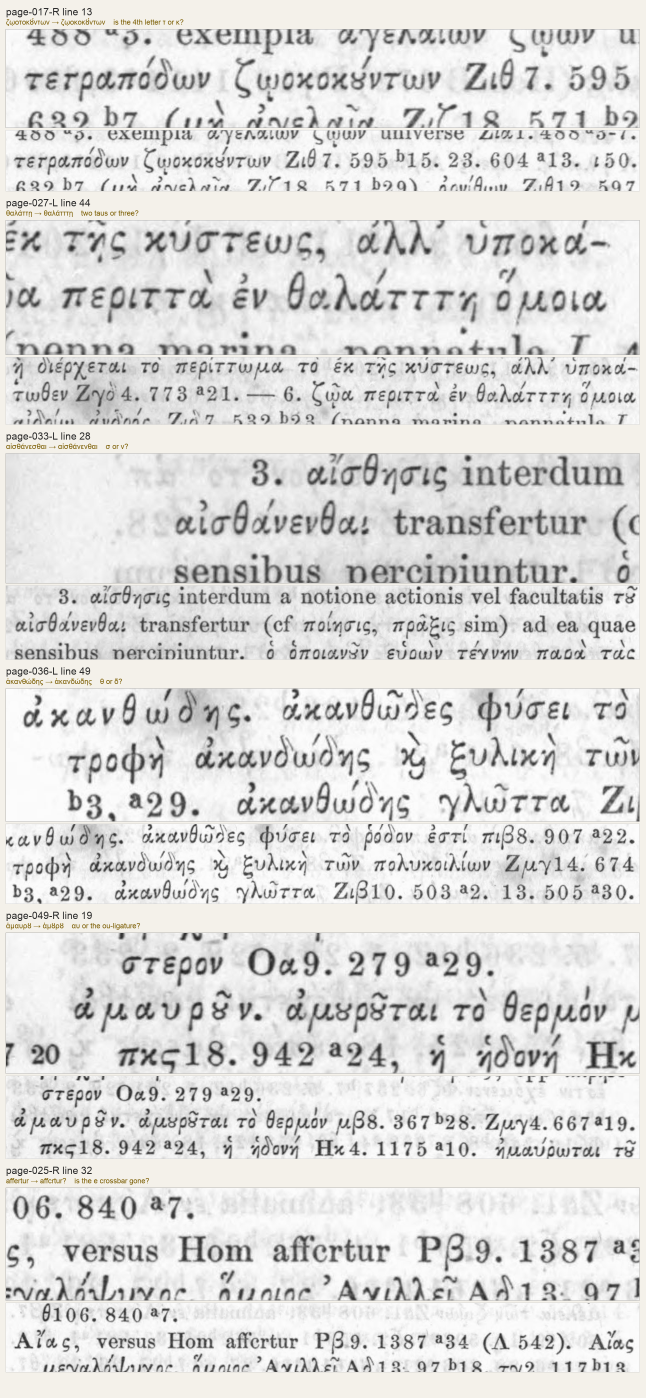
#> input picture bonitz/work/audit/ink-five-suspects.png, 1936 x 4194 px (shown at 1/3 size)
$ python -i recrop_outdent.py   (imports and definitions only)
#> lines starting #> are read from the running program, lines starting #| are printed output that depends on the picture; after the words box and inside, x2 and y2 are one past the last pixel; in counts of white or black regions, pixels touching at a corner belong together
### bonitz/bonitz_pipeline/split_columns.py
"""
Column splitter for Bonitz Index Aristotelicus page images.

Takes a pdftoppm-rendered TIFF of a single page and produces two output TIFFs,
one per column, with outer margins trimmed.  No external tools required.

Usage (CLI):
    python -m bonitz_pipeline.split_columns page-015.tif --out /tmp/cols/

    Produces:  page-015-L.tif  page-015-R.tif

Algorithm:
    1. Convert to grayscale and binarize at a fixed threshold.
    2. Compute per-pixel-column darkness profile (fraction of dark pixels)
       and find contiguous "text bands" along x.
    3. Take the two WIDEST bands as the columns — this drops the narrow
       gutter line-number strip (5,10,15…) and marginal noise entirely.
    4. Within each column's x-range, compute the row profile and drop
       isolated short blocks at the very top (running head / section
       letter) and very bottom (printer's signature), cropping to the
       body text extent plus a small pad.
    5. Write output TIFFs preserving original DPI metadata.

Limitations:
    - Assumes portrait orientation and two approximately equal columns.
    - Does NOT correct skew; apply pdftoppm -r 600 on a well-scanned PDF and
      skew is typically < 0.5° which is acceptable for OCR.
    - For severely skewed pages, run through ScanTailor first.
"""

from __future__ import annotations
import argparse
import sys
from pathlib import Path

from PIL import Image
import numpy as np


def _bands(mask: np.ndarray, min_gap: int) -> list[tuple[int, int]]:
    """Contiguous True-runs in a 1-D bool mask, merging runs separated by < min_gap."""
    idx = np.flatnonzero(mask)
    if idx.size == 0:
        return []
    splits = np.flatnonzero(np.diff(idx) > min_gap)
    starts = np.r_[idx[0], idx[splits + 1]]
    ends   = np.r_[idx[splits], idx[-1]]
    return list(zip(starts.tolist(), (ends + 1).tolist()))


def _column_bands(gray: np.ndarray, threshold: int) -> tuple[tuple[int, int], tuple[int, int]]:
    """
    Find the x-extents of the two text columns.

    Profiles darkness over the middle 70% of page height (skipping the running
    head and signature), takes contiguous dark bands, and returns the two
    widest — which drops the narrow gutter line-number strip and edge noise.
    """
    h, w = gray.shape
    body = gray[int(h * 0.15):int(h * 0.85)]
    profile = (body < threshold).mean(axis=0)
    win = max(1, int(w * 0.002))
    smooth = np.convolve(profile, np.ones(win) / win, mode='same')
    # Column CORES: dense ink well above the gutter digit strip (~0.02-0.06).
    bands = _bands(smooth > 0.08, min_gap=int(w * 0.01))
    wide = [b for b in bands if (b[1] - b[0]) > w * 0.25]
    if len(wide) != 2:
        raise ValueError(
            f"expected 2 wide column bands, found {len(wide)} "
            f"(all bands: {[(s, e) for s, e in bands]})")
    # Outer edges: extend to the sparse hanging outdent of entry-initial
    # lemmata. A simple ink-walk fails on the dips BETWEEN outdent letter
    # stems, so instead take low-threshold ink bands merged across small
    # gaps and use the edge of the band that contains each core.
    (lx0, lx1), (rx0, rx1) = wide
    # full-height profile: an entry-initial outdent near the very top or
    # bottom of the page is invisible to the body-band profile above
    profile_full = (gray < threshold).mean(axis=0)
    smooth_full = np.convolve(profile_full, np.ones(win) / win, mode='same')
    low_bands = _bands(smooth_full > 0.004, min_gap=int(w * 0.01))
    lo, hi = lx0, rx1
    for s, e in low_bands:
        if s <= lx0 < e:
            lo = s
        if s < rx1 <= e:
            hi = e
    # Inner edges: the gutter line-number strip can overlap in x with the
    # right column's lemma outdents, so no x-cut can exclude the digits
    # while keeping the outdents. Split at the gutter darkness valley; the
    # digits land in one crop and are handled downstream (reader prompts
    # ignore marginal line numbers; the normalizer strips strays).
    valley = lx1 + int(smooth[lx1:rx0 + 1].argmin()) if rx0 > lx1 else lx1
    return (lo, valley), (valley, hi)


# [83 lines left out: functions _row_extent, split_page, main, not called in this run]


# [2 lines that do not run on import are left out]

### bonitz/bonitz_pipeline/recrop_outdent.py
"""Recrop Bonitz page scans so hanging headword letters stay inside the crop.

Kraken's left crop edge from ``split_columns.split_page`` sits on the dense
body core. Outdent entry-initial letters (the hanging first letter of a
headword) therefore sit at x≈0 of the crop or just outside it, and the
recogniser drops them (ἀναίδεια → ναίδεια).

This module keeps split_page's right/top/bottom, and moves only the LEFT
edge further left when hang letters are measured left of the body core.

Algorithm (from work/kraken400/read/recrop-outdent-report.json method field):

  - split_columns defaults (threshold=180, pad_frac=0.006) for right/top/bottom
  - dense body core = left edge of the smooth>0.08 column band
  - outdent letters = vertical-OR ink runs of width 15–80 that start 25–100 px
    left of the body core and end within 45 px of that core, on rows that
    have body text
  - new_left = min(old_left, p5(starts) − 40) when ≥5 hangs are found
  - fallback when <5 hangs: if old first_ink(thr=128) < 15, extend to
    body_left − 70 − 40; else keep old_left

Ink threshold for hang detection is 128 (same thr named for first_ink in the
method string). Vertical-OR uses a ±2 row morphological OR so letter stems
do not break into multiple short runs.

Usage:
    python -m bonitz_pipeline.recrop_outdent --pages 63-91 \\
        --src-dir work/scan400 --out-dir work/kraken400/read/cols \\
        --report work/kraken400/read/prep-063-091-recrop.json
"""

from __future__ import annotations

import argparse
import json
import sys
from pathlib import Path

import numpy as np
from PIL import Image

from bonitz_pipeline.split_columns import _bands, _column_bands, _row_extent

# split_page defaults
SPLIT_THRESHOLD = 180
PAD_FRAC = 0.006

# Hang detection (method field + first_ink thr)
HANG_INK_THR = 128
VOR_RADIUS = 2
HANG_W_LO, HANG_W_HI = 15, 80
HANG_START_LO, HANG_START_HI = 25, 100
HANG_END_GAP_MAX = 45
HANG_MIN = 5
OUTDENT_PAD = 40
FALLBACK_HANG_W = 70  # body − 70 used as synthetic outdent when unmeasured
FIRST_INK_THR = 128
FIRST_INK_TIGHT = 15


# [13 lines left out: function _body_lefts, not called in this run]


def _split_boxes(
    gray: np.ndarray,
    *,
    threshold: int = SPLIT_THRESHOLD,
    pad_frac: float = PAD_FRAC,
) -> tuple[tuple[int, int, int, int], tuple[int, int, int, int]]:
    """Return (left_box, right_box) as (x0, y0, x1, y1) in page coords."""
    h, w = gray.shape
    pad_x, pad_y = int(w * pad_frac), int(h * pad_frac)
    (lx0, lx1), (rx0, rx1) = _column_bands(gray, threshold)
    boxes = []
    for x0, x1 in ((lx0, lx1), (rx0, rx1)):
        y0, y1 = _row_extent(gray, x0, x1, threshold)
        boxes.append((
            max(0, x0 - pad_x),
            max(0, y0 - pad_y),
            min(w, x1 + pad_x),
            min(h, y1 + pad_y),
        ))
    return boxes[0], boxes[1]


# [124 lines left out: functions _vertical_or, _first_ink_x, _left40_ink, _hang_starts, recrop_column, not called in this run]


def recrop_page(
    src: Path,
    out_dir: Path | None = None,
    *,
    write: bool = True,
    fmt: str = 'png',
) -> list[dict]:
    """Recrop one page into L/R columns. Returns two report dicts."""
#> called with src = '../work/audit/ink-five-suspects.png', write = True, fmt = 'png'
    img = Image.open(src)
#> img is the input picture: PIL image 1936x4194 RGB; mean R, G, B 220, 219.5, 218.2
    gray = np.array(img.convert('L'))
    left_box, right_box = _split_boxes(gray)
#> in _column_bands, `body = gray[int(h * 0.15):int(h * 0.85)]`:
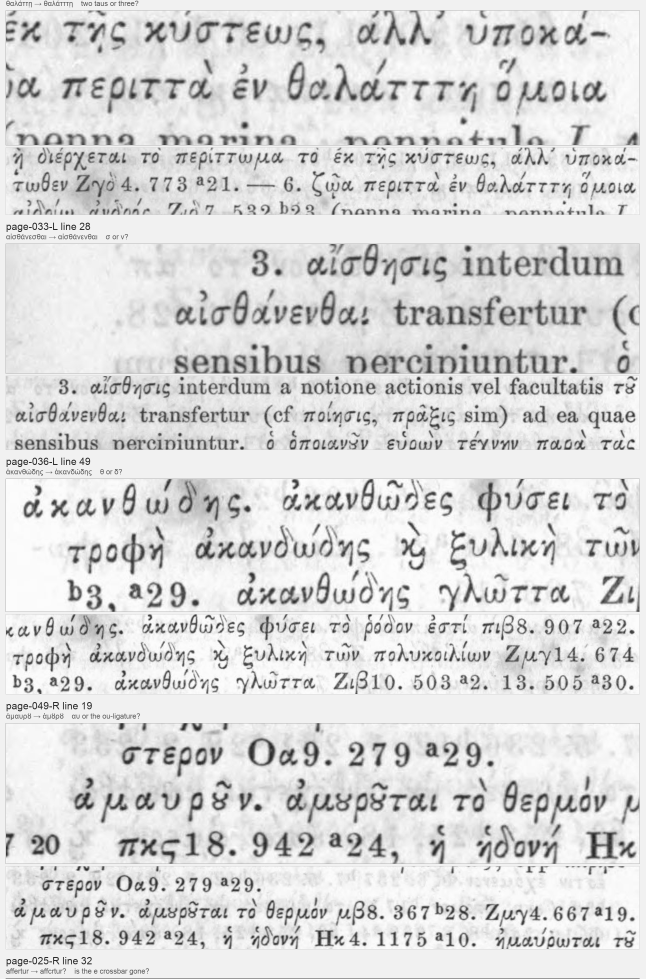
#> body: shape (2935, 1936) (shown at 1/3 size); min 21, max 255, mean 217.5
#> in _column_bands, `profile = (body < threshold).mean(axis=0)`: profile = 1936 values, max 0.552 at index 17, min 0 at index 0, mean 0.137
#> in _column_bands, `smooth = np.convolve(profile, np.ones(win) / win, mode='same')`: smooth = 1936 values, max 0.231 at index 18, min 0 at index 0, mean 0.137
#> in _bands, `idx = np.flatnonzero(mask)`: idx = 1865 values from 16 to 1919
#> in _bands, `splits = np.flatnonzero(np.diff(idx) > min_gap)`: splits = empty array
#> in _bands, `starts = np.r_[idx[0], idx[splits + 1]]`: starts = [16]
#> in _bands, `ends   = np.r_[idx[splits], idx[-1]]`: ends = [1919]
#> in _column_bands, `bands = _bands(smooth > 0.08, min_gap=int(w * 0.01))`: bands = [(16, 1920)]
    bl_l, bl_r = _body_lefts(gray)

    rows = []
    for side, old_box, body_left in (
        ('L', left_box, bl_l),
        ('R', right_box, bl_r),
    ):
        info = recrop_column(gray, old_box, body_left)
        stem = f'{src.stem}-{side}'
        info['stem'] = stem
        if write:
            if out_dir is None:
                raise ValueError('out_dir required when write=True')
            out_dir.mkdir(parents=True, exist_ok=True)
            x0, y0, x1, y1 = info['box']
            crop = img.convert('RGB').crop((x0, y0, x1, y1))
            out_path = out_dir / f'{stem}.{fmt}'
            if fmt == 'png':
                crop.save(out_path)
            else:
                dpi = img.info.get('dpi', (400, 400))
                crop.save(out_path, dpi=dpi)
            info['path'] = str(out_path)
        rows.append(info)
    return rows


# [59 lines left out: functions _parse_pages, main, not called in this run]


# [2 lines not run here, left out]

#> (the run stopped early here; a loop or call above may not have finished)

$ run again, on bonitz/work/audit/zoom-061R-49-mhthr.png
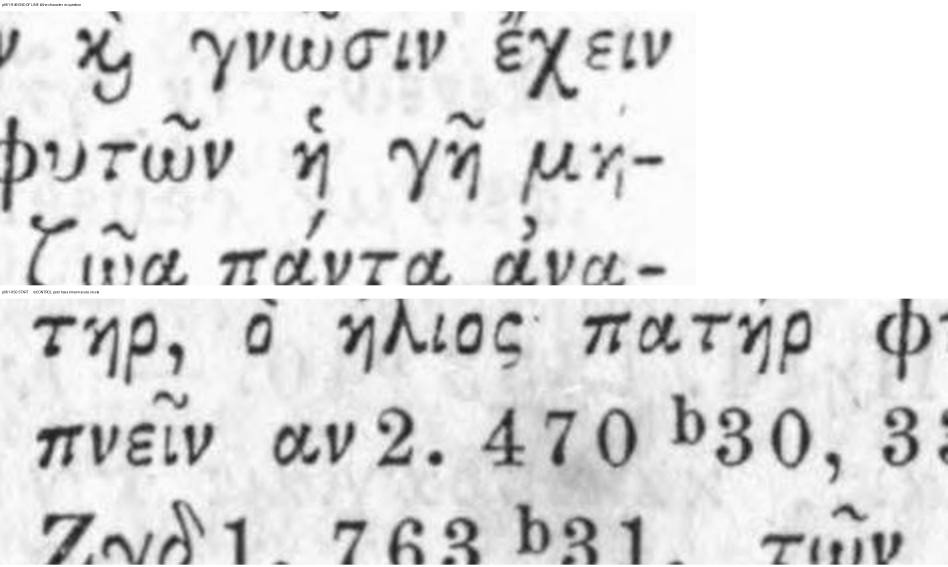
#> input picture bonitz/work/audit/zoom-061R-49-mhthr.png, 2844 x 1700 px (shown at 1/3 size)
#> in recrop_page, img is the input picture: PIL image 2844x1700 RGB; min 0, max 255, mean 221.1
#> in _column_bands, `body = gray[int(h * 0.15):int(h * 0.85)]`:
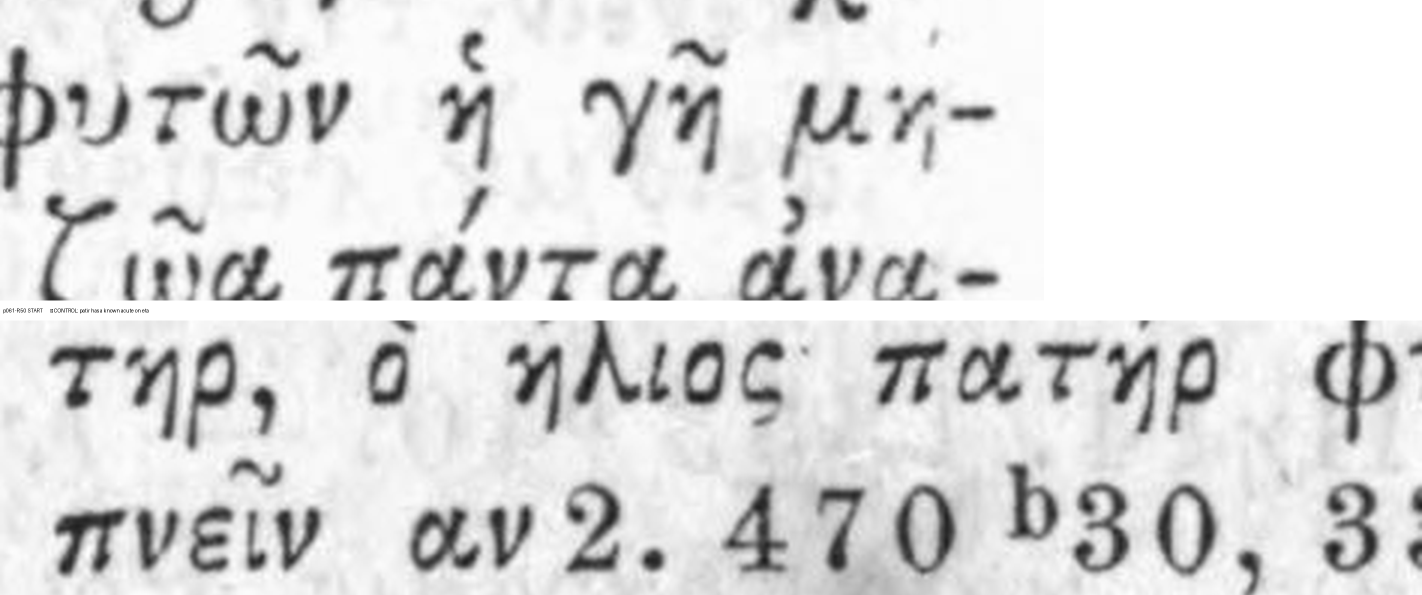
#> body: shape (1190, 2844) (shown at 1/2 size); min 0, max 255, mean 221.1
#> in _column_bands, `profile = (body < threshold).mean(axis=0)`: profile = 2844 values, max 0.363 at index 337, min 0 at index 2436, mean 0.141
#> in _column_bands, `smooth = np.convolve(profile, np.ones(win) / win, mode='same')`: smooth = 2844 values, max 0.355 at index 338, min 0 at index 2438, mean 0.141
#> idx = 2244 values from 8 to 2843
#> splits = [624, 1281, 2092, 2223]
#> in _bands, `starts = np.r_[idx[0], idx[splits + 1]]`: starts = [8, 738, 1479, 2644, 2824]
#> ends = [701, 1449, 2432, 2779, 2843]
#> in _column_bands, `bands = _bands(smooth > 0.08, min_gap=int(w * 0.01))`: bands = [(8, 702), (738, 1450), (1479, 2433), (2644, 2780), (2824, 2844)]
#> in _column_bands, `wide = [b for b in bands if (b[1] - b[0]) > w * 0.25]`: wide = [(738, 1450), (1479, 2433)]
#> in _column_bands, `(lx0, lx1), (rx0, rx1) = wide`: lx0 = 738; lx1 = 1450; rx0 = 1479; rx1 = 2433
#> profile_full = 2844 values, max 0.321 at index 388, min 0 at index 2462, mean 0.141
#> smooth_full = 2844 values, max 0.314 at index 387, min 0 at index 2464, mean 0.141
#> low_bands = [(0, 2844)]
#> in _column_bands, `lo, hi = lx0, rx1`: lo = 738; hi = 2433
#> the loop in _column_bands, `for s, e in low_bands:` made 1 pass
#> (s, e, lo, hi) on pass 1: (0, 2844, 0, 2844)
#> valley = 1456
#> in _split_boxes, `(lx0, lx1), (rx0, rx1) = _column_bands(gray, threshold)`: lx0 = 0; lx1 = 1456; rx1 = 2844
#> the loop in _split_boxes, `for x0, x1 in ((lx0, lx1), (rx0, rx1)):` made 2 passes
#> (x0, x1) on passes 1 to 2: (0, 1456), (1456, 2844)
#> after the loop in _split_boxes, `for x0, x1 in ((lx0, lx1), (rx0, rx1)):`: boxes = [(0, 74, 1473, 1700), (1439, 24, 2844, 1700)]
#> left_box = (0, 74, 1473, 1700); right_box = (1439, 24, 2844, 1700)
#> in _body_lefts, `wide = [b for b in bands if (b[1] - b[0]) > w * 0.25]`: wide = [(738, 1450), (1479, 2433)]
#> bl_l = 738; bl_r = 1479
#> the loop in recrop_page, `for side, old_box, body_left in ( ('L', left_box, bl_l), ('R', right_b..` made 1 pass
#> (side, body_left) on pass 1: ('L', 738)
#> pass 1, in _hang_starts, `ink = _vertical_or(gray < ink_thr, vor_radius)`:
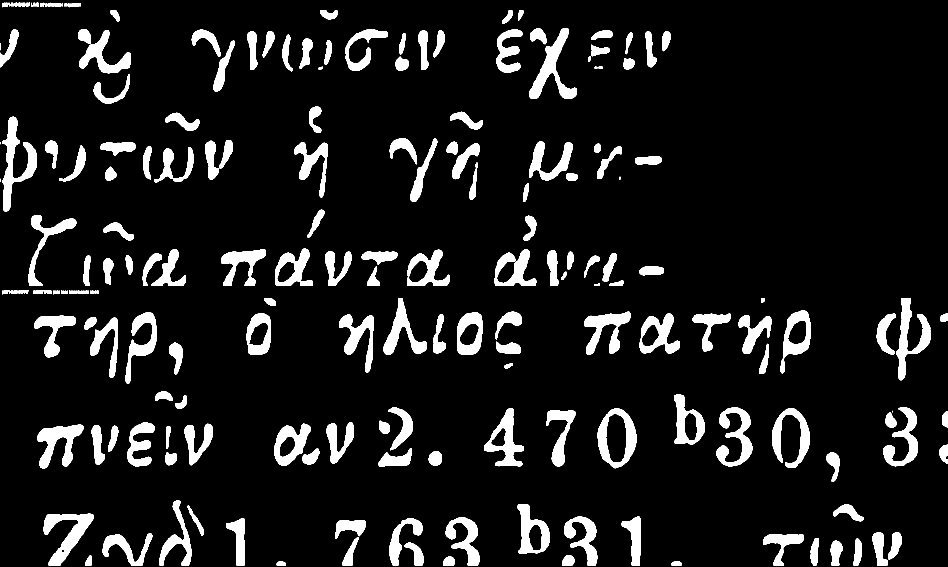
#> ink: shape (1700, 2844) bool (shown at 1/3 size); 9.7% white; 238 white regions (11 under 20 px), largest, box (x1, y1, x2, y2) and area: (6, 350, 111, 635) 10058, (1587, 84, 1731, 297) 9325, (131, 1541, 282, 1696) 9099
#> after the loop in recrop_page, `for side, old_box, body_left in (`: rows = []

$ run again, on bonitz/work/audit/zoom-061R-diacritic-band.png
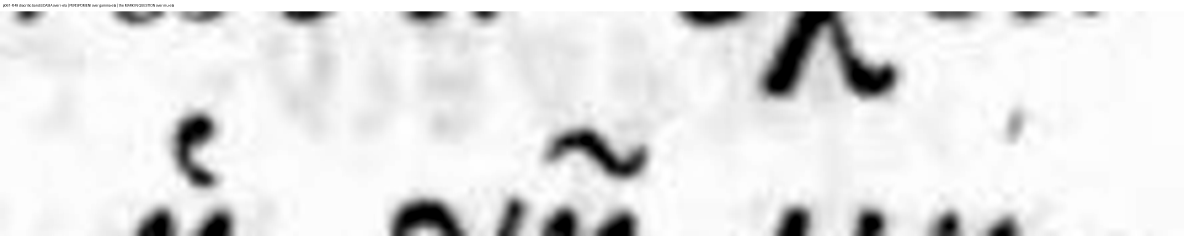
#> input picture bonitz/work/audit/zoom-061R-diacritic-band.png, 3552 x 706 px (shown at 1/3 size)
#> in recrop_page, img is the input picture: PIL image 3552x706 RGB; min 0, max 255, mean 228.7
#> in _column_bands, `body = gray[int(h * 0.15):int(h * 0.85)]`:
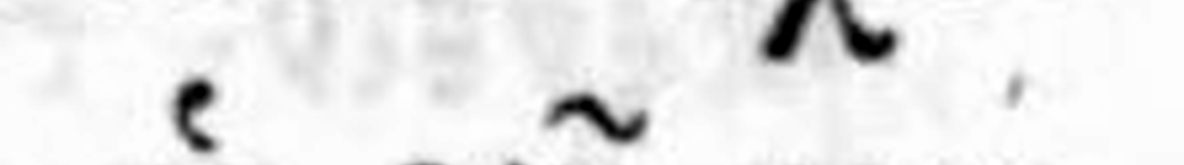
#> body: shape (495, 3552) (shown at 1/3 size); min 0, max 255, mean 235.3
#> profile = 3552 values, max 0.448 at index 578, min 0 at index 0, mean 0.0546
#> smooth = 3552 values, max 0.443 at index 576, min 0 at index 0, mean 0.0546
#> idx = 831 values from 517 to 3056
#> splits = [131, 431, 604, 807]
#> starts = [517, 1642, 2276, 2490, 3034]
#> ends = [648, 1941, 2448, 2692, 3056]
#> bands = [(517, 649), (1642, 1942), (2276, 2449), (2490, 2693), (3034, 3057)]
#> wide = []

$ run again, on bonitz/work/audit/zoom-061R-eta-AB.png
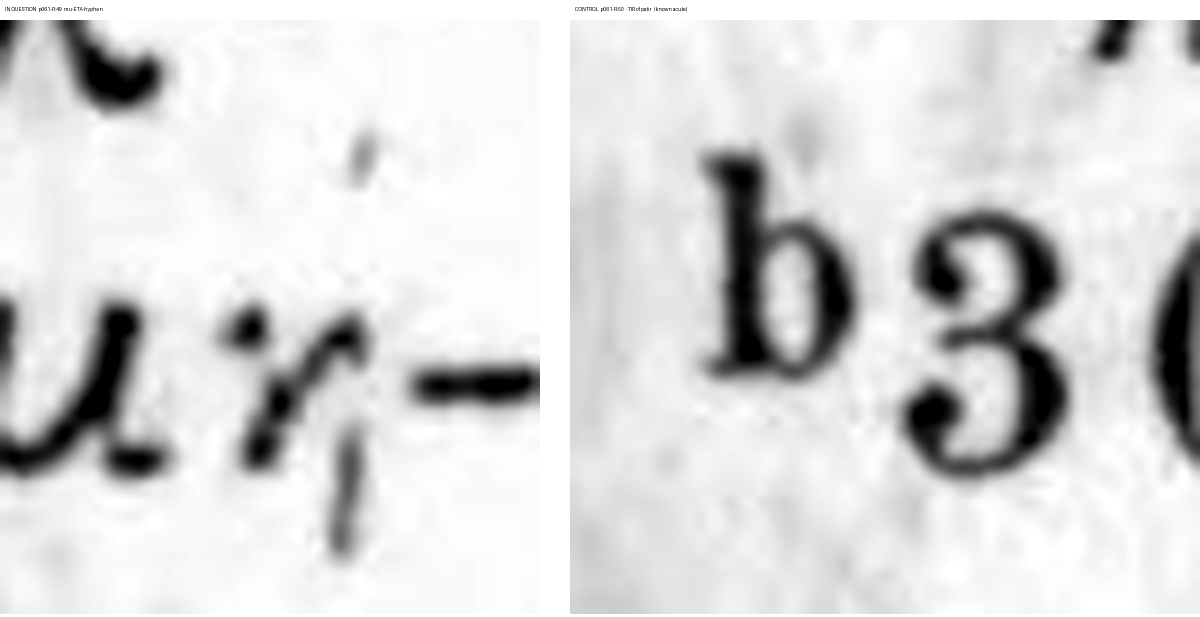
#> input picture bonitz/work/audit/zoom-061R-eta-AB.png, 2400 x 1234 px (shown at 1/2 size)
#> in recrop_page, img is the input picture: PIL image 2400x1234 RGB; min 0, max 255, mean 215.9
#> in _column_bands, `body = gray[int(h * 0.15):int(h * 0.85)]`:
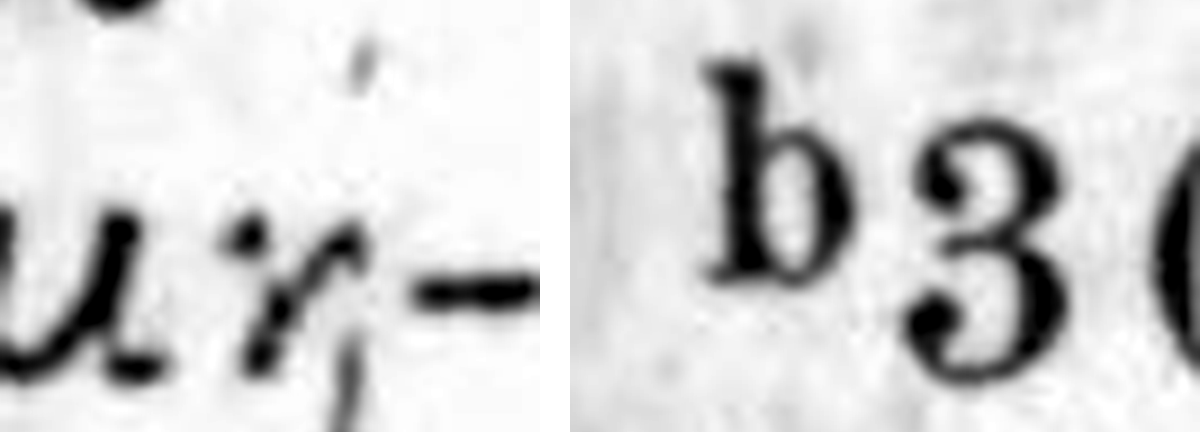
#> body: shape (863, 2400) (shown at 1/2 size); min 0, max 255, mean 207.6
#> profile = 2400 values, max 0.605 at index 2027, min 0 at index 350, mean 0.188
#> smooth = 2400 values, max 0.604 at index 2029, min 0 at index 352, mean 0.188
#> idx = 1626 values from 0 to 2399
#> splits = [328, 615, 866, 1178, 1520]
#> starts = [0, 457, 828, 1407, 1802, 2295]
#> ends = [328, 743, 1078, 1718, 2143, 2399]
#> bands = [(0, 329), (457, 744), (828, 1079), (1407, 1719), (1802, 2144), (2295, 2400)]
#> wide = []
